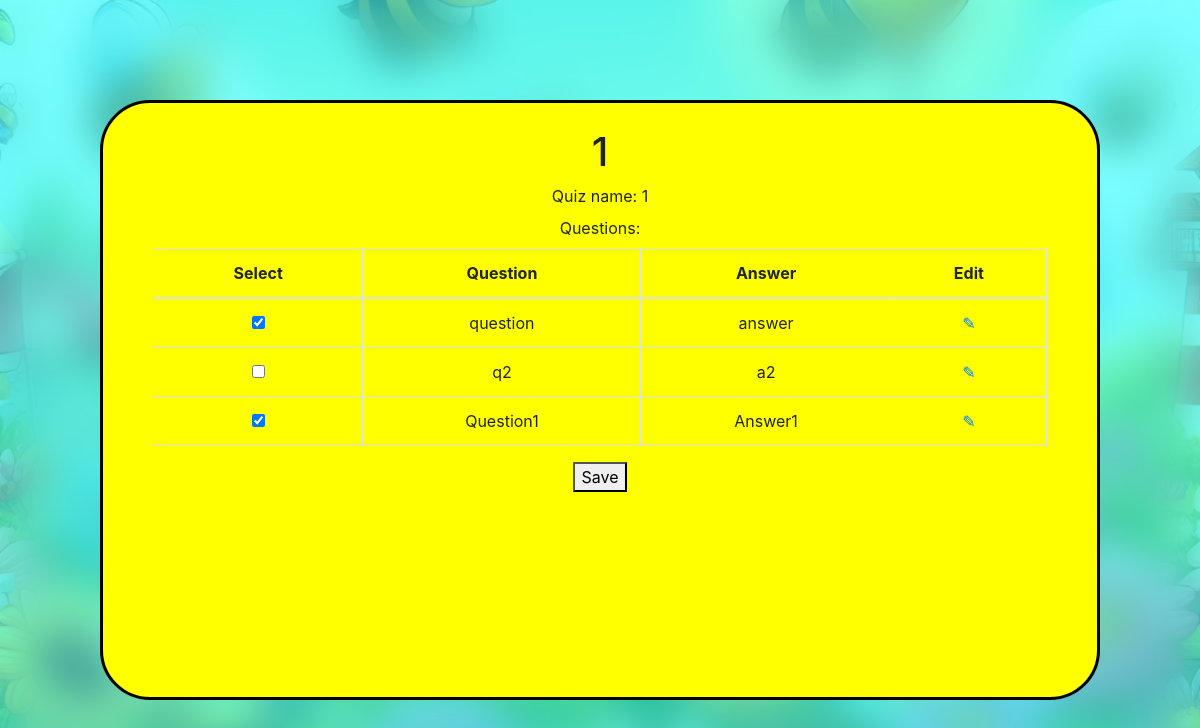
The page /quizzes/quiz/12/ on the database as committed earlier.
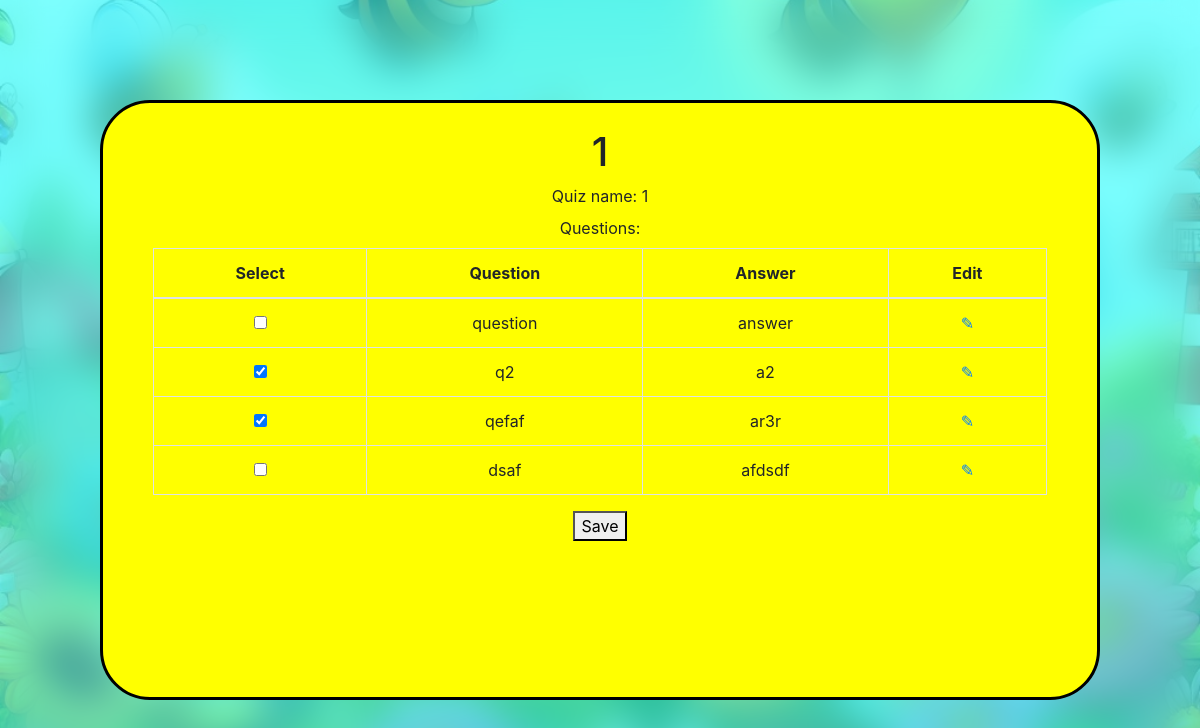
The same page on the database as committed later.
### quiz_creator/models.py (models this page shows, shortened)
class Question(models.Model):
    question_text = models.CharField(max_length=50)
    answer_text = models.CharField(max_length=50)
    question_language = models.ForeignKey(Language, related_name='question_language', on_delete=models.CASCADE)
    answer_language = models.ForeignKey(Language, related_name='answer_language', on_delete=models.CASCADE)

class Quiz(models.Model):
    quiz_name = models.CharField(max_length=255)
    questions = models.ManyToManyField(Question, blank=True)

### quiz_creator/views.py (the view, shortened to what this page needs)
# urls.py: path('quizzes/quiz/<int:pk>/', views.quiz_detail, name='quiz_detail'),
def quiz_detail(request, pk):
    all_questions = Question.objects.all()
    quiz = get_object_or_404(Quiz, pk=pk)
    form = QuizDetailForm()
    if request.method == "GET":
        return (render(
            request,
            'quiz_creator/quiz_detail.html',
            {'quiz': quiz, 'form': form, 'all_questions': all_questions}
        ))

### quiz_creator/forms.py
class QuizDetailForm(forms.ModelForm):
    questions = forms.ModelMultipleChoiceField(
        queryset=Question.objects.all(),
        widget=forms.CheckboxSelectMultiple,
        required=False
    )
    class Meta:
        model = Quiz
        fields = ['questions']
    def __init__(self, *args, **kwargs):
        super().__init__(*args, **kwargs)
        if self.instance.pk:
            self.fields['questions'].initial = self.instance.questions.all()

### quiz_creator/templates/quiz_creator/quiz_detail.html (shortened to what this page needs)
{% extends 'base_yellow.html' %}
{% block yellow_content %}
  <h1>{{ quiz.quiz_name }}</h1>
  <form method="POST">
    <div>
      <label for="id_quiz_name">Quiz name:</label>
      {{ quiz.quiz_name }}
    </div>
    <div>
      <label>Questions:</label>
      <table class="table table-bordered table-hover">
        <thead>
          <tr>
            <th>Select</th>
            <th>Question</th>
            <th>Answer</th>
            <th>Edit</th>
          </tr>
        </thead>
        <tbody>
         {% for question in all_questions.all %}
            <tr>
              <td><input type="checkbox" value="{{ question.pk }}" name="question"
                {% if question in quiz.questions.all %}
                  checked="checked"
                {% endif %}
                ></td>
              <td>{{ question.question_text }}</td>
              <td>{{ question.answer_text }}</td>
              <td><a href="{% url 'question_detail' question.pk %}">✎</a></td>
            </tr>
          {% endfor %}
        </tbody>
      </table>
    </div>
    <button type="submit">Save</button>
  </form>
{% endblock %}

Rows that differ between the two databases and show on the page:
removed Question: question "☑", question_text "Question1", answer_text "Answer1"
computed for Question "question": question "☑" → "☐"
computed for Question (number 2 of 4 on the later page): question "☐" → "☑"
added Question: question "☑", question_text "qefaf", answer_text "ar3r"
added Question: question_text "dsaf", answer_text "afdsdf"
